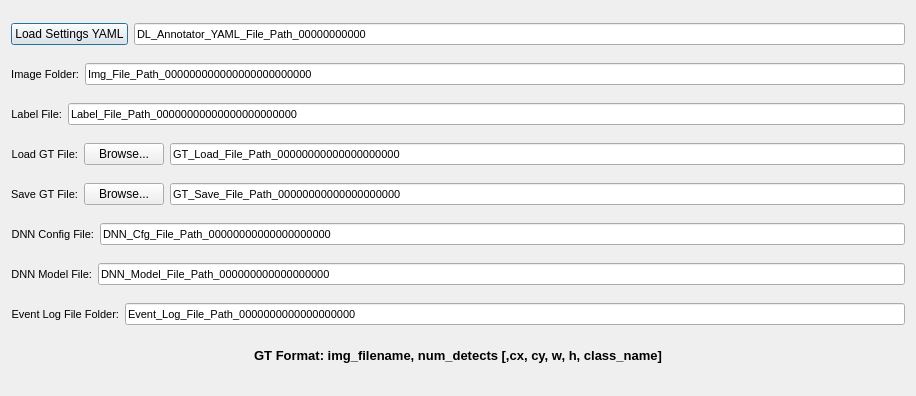
<?xml version="1.0" encoding="UTF-8"?>
<ui version="4.0">
 <class>SetupDialog</class>
 <widget class="QDialog" name="SetupDialog">
  <property name="windowModality">
   <enum>Qt::ApplicationModal</enum>
  </property>
  <property name="geometry">
   <rect>
    <x>0</x>
    <y>0</y>
    <width>916</width>
    <height>396</height>
   </rect>
  </property>
  <property name="windowTitle">
   <string>Tool Setup</string>
  </property>
  <property name="modal">
   <bool>false</bool>
  </property>
  <layout class="QVBoxLayout" name="verticalLayout">
   <item>
    <layout class="QHBoxLayout" name="horizontalLayout">
     <item>
      <widget class="QPushButton" name="a5000_yaml_load">
       <property name="text">
        <string>Load Settings YAML</string>
       </property>
      </widget>
     </item>
     <item>
      <widget class="QLineEdit" name="a5000_yaml_path">
       <property name="font">
        <font>
         <pointsize>8</pointsize>
        </font>
       </property>
       <property name="text">
        <string>DL_Annotator_YAML_File_Path_00000000000</string>
       </property>
      </widget>
     </item>
    </layout>
   </item>
   <item>
    <layout class="QHBoxLayout" name="horizontalLayout_2">
     <item>
      <widget class="QLabel" name="label_3">
       <property name="font">
        <font>
         <pointsize>8</pointsize>
        </font>
       </property>
       <property name="text">
        <string>Image Folder:</string>
       </property>
       <property name="alignment">
        <set>Qt::AlignRight|Qt::AlignTrailing|Qt::AlignVCenter</set>
       </property>
      </widget>
     </item>
     <item>
      <widget class="QLineEdit" name="img_file_path">
       <property name="font">
        <font>
         <pointsize>8</pointsize>
        </font>
       </property>
       <property name="text">
        <string>Img_File_Path_000000000000000000000000</string>
       </property>
      </widget>
     </item>
    </layout>
   </item>
   <item>
    <layout class="QHBoxLayout" name="horizontalLayout_3">
     <item>
      <widget class="QLabel" name="label_5">
       <property name="font">
        <font>
         <pointsize>8</pointsize>
        </font>
       </property>
       <property name="text">
        <string>Label File:</string>
       </property>
       <property name="alignment">
        <set>Qt::AlignRight|Qt::AlignTrailing|Qt::AlignVCenter</set>
       </property>
      </widget>
     </item>
     <item>
      <widget class="QLineEdit" name="label_file_path">
       <property name="font">
        <font>
         <pointsize>8</pointsize>
        </font>
       </property>
       <property name="text">
        <string>Label_File_Path_00000000000000000000000</string>
       </property>
      </widget>
     </item>
    </layout>
   </item>
   <item>
    <layout class="QHBoxLayout" name="horizontalLayout_4">
     <item>
      <widget class="QLabel" name="label_6">
       <property name="font">
        <font>
         <pointsize>8</pointsize>
        </font>
       </property>
       <property name="text">
        <string>Load GT File:</string>
       </property>
       <property name="alignment">
        <set>Qt::AlignRight|Qt::AlignTrailing|Qt::AlignVCenter</set>
       </property>
      </widget>
     </item>
     <item>
      <widget class="QPushButton" name="gt_load_file_path_browse">
       <property name="text">
        <string>Browse...</string>
       </property>
      </widget>
     </item>
     <item>
      <widget class="QLineEdit" name="gt_load_file_path">
       <property name="font">
        <font>
         <pointsize>8</pointsize>
        </font>
       </property>
       <property name="text">
        <string>GT_Load_File_Path_00000000000000000000</string>
       </property>
      </widget>
     </item>
    </layout>
   </item>
   <item>
    <layout class="QHBoxLayout" name="horizontalLayout_5">
     <item>
      <widget class="QLabel" name="label_7">
       <property name="font">
        <font>
         <pointsize>8</pointsize>
        </font>
       </property>
       <property name="text">
        <string>Save GT File:</string>
       </property>
       <property name="alignment">
        <set>Qt::AlignRight|Qt::AlignTrailing|Qt::AlignVCenter</set>
       </property>
      </widget>
     </item>
     <item>
      <widget class="QPushButton" name="gt_save_file_path_browse">
       <property name="text">
        <string>Browse...</string>
       </property>
      </widget>
     </item>
     <item>
      <widget class="QLineEdit" name="gt_save_file_path">
       <property name="font">
        <font>
         <pointsize>8</pointsize>
        </font>
       </property>
       <property name="text">
        <string>GT_Save_File_Path_00000000000000000000</string>
       </property>
      </widget>
     </item>
    </layout>
   </item>
   <item>
    <layout class="QHBoxLayout" name="horizontalLayout_7">
     <item>
      <widget class="QLabel" name="label_9">
       <property name="font">
        <font>
         <pointsize>8</pointsize>
        </font>
       </property>
       <property name="text">
        <string>DNN Config File:</string>
       </property>
       <property name="alignment">
        <set>Qt::AlignRight|Qt::AlignTrailing|Qt::AlignVCenter</set>
       </property>
      </widget>
     </item>
     <item>
      <widget class="QLineEdit" name="dnn_cfg_file_path">
       <property name="font">
        <font>
         <pointsize>8</pointsize>
        </font>
       </property>
       <property name="text">
        <string>DNN_Cfg_File_Path_00000000000000000000</string>
       </property>
      </widget>
     </item>
    </layout>
   </item>
   <item>
    <layout class="QHBoxLayout" name="horizontalLayout_8">
     <item>
      <widget class="QLabel" name="label_10">
       <property name="font">
        <font>
         <pointsize>8</pointsize>
        </font>
       </property>
       <property name="text">
        <string>DNN Model File:</string>
       </property>
       <property name="alignment">
        <set>Qt::AlignRight|Qt::AlignTrailing|Qt::AlignVCenter</set>
       </property>
      </widget>
     </item>
     <item>
      <widget class="QLineEdit" name="dnn_model_file_path">
       <property name="font">
        <font>
         <pointsize>8</pointsize>
        </font>
       </property>
       <property name="text">
        <string>DNN_Model_File_Path_000000000000000000</string>
       </property>
      </widget>
     </item>
    </layout>
   </item>
   <item>
    <layout class="QHBoxLayout" name="horizontalLayout_9">
     <item>
      <widget class="QLabel" name="label_11">
       <property name="font">
        <font>
         <pointsize>8</pointsize>
        </font>
       </property>
       <property name="text">
        <string>Event Log File Folder:</string>
       </property>
       <property name="alignment">
        <set>Qt::AlignRight|Qt::AlignTrailing|Qt::AlignVCenter</set>
       </property>
      </widget>
     </item>
     <item>
      <widget class="QLineEdit" name="event_log_file_path">
       <property name="font">
        <font>
         <pointsize>8</pointsize>
        </font>
       </property>
       <property name="text">
        <string>Event_Log_File_Path_0000000000000000000</string>
       </property>
      </widget>
     </item>
    </layout>
   </item>
   <item>
    <layout class="QHBoxLayout" name="horizontalLayout_6">
     <item>
      <widget class="QLabel" name="label_4">
       <property name="maximumSize">
        <size>
         <width>16777215</width>
         <height>25</height>
        </size>
       </property>
       <property name="font">
        <font>
         <pointsize>10</pointsize>
         <weight>75</weight>
         <bold>true</bold>
        </font>
       </property>
       <property name="text">
        <string>&lt;html&gt;&lt;head/&gt;&lt;body&gt;&lt;p&gt;GT Format: img_filename, num_detects [,cx, cy, w, h, class_name]&lt;/p&gt;&lt;/body&gt;&lt;/html&gt;</string>
       </property>
       <property name="alignment">
        <set>Qt::AlignCenter</set>
       </property>
      </widget>
     </item>
    </layout>
   </item>
  </layout>
 </widget>
 <resources/>
 <connections/>
</ui>
